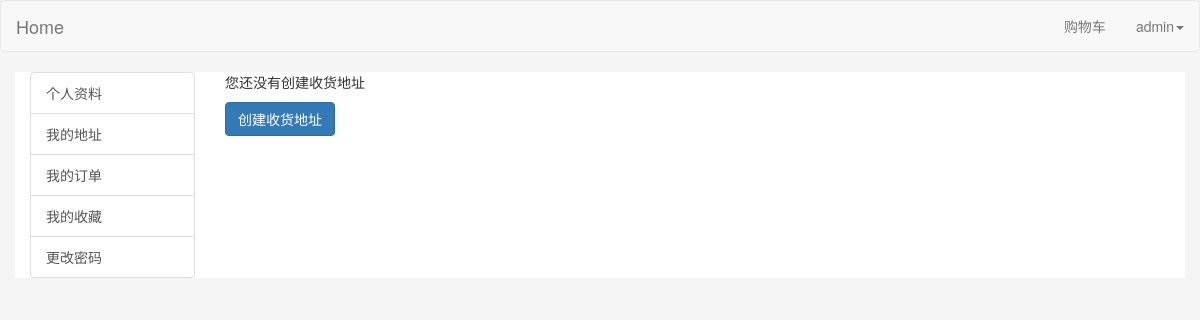
The app's page /accounts/show_address/ (signed in), older data.
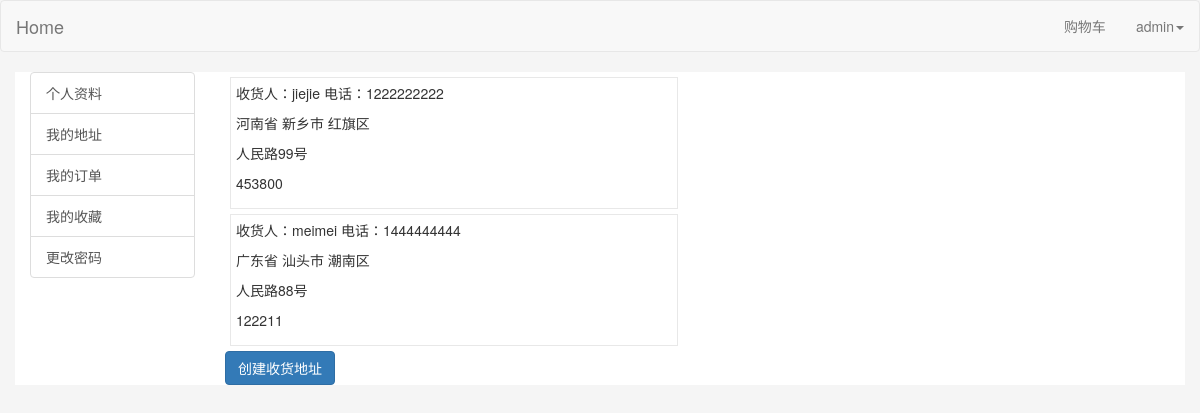
The same page, newer data.
### accounts/models.py (models this page shows, shortened)
class UserAddress(models.Model):
    user = models.ForeignKey(User)
    receiver_name = models.CharField(max_length=20, verbose_name='收货人姓名')
    receiver_phone = models.CharField(max_length=20, verbose_name='收货人电话')
    province = models.CharField(max_length=20, verbose_name='省份')
    city = models.CharField(max_length=20, verbose_name='城市')
    area = models.CharField(max_length=20, verbose_name='地区')
    detail_addr = models.TextField(verbose_name='详细地址')
    post_code = models.CharField(max_length=10, verbose_name='邮编')

### accounts/views.py (the view)
@login_required
def show_address(request):
    addresses = UserAddress.objects.filter(user=request.user)
    return render(request, 'accounts/show_address.html', locals())

### templates/accounts/show_address.html (shortened to what this page needs)
{% extends "accounts/accounts-base.html" %}
{% block account_content %}
    <div class="row">
        <div class="col-md-6" style="">
        {% if addresses %}
            {% for addr in addresses %}
            <div class="addr" style="border:1px solid #E8E8E8; padding: 5px; margin: 5px;">
                <p class="addr_recevier">收货人：{{ addr.receiver_name }}  电话：{{ addr.receiver_phone }}</p>
                <p class="addr_pca">{{ addr.province }} {{ addr.city }} {{ addr.area }}</p>
                <p class="detail_addr">{{ addr.detail_addr }}</p>
                <p class="post_code">{{ addr.post_code }}</p>
            </div>
            {% endfor %}
        {% else %}
            <div><p>您还没有创建收货地址</p></div>
        {% endif %}
            <div>
            <a class="btn btn-primary" href="{% url 'add_address' %}">创建收货地址</a>
            </div>
        </div>
    </div>
{% endblock %}

### templates/accounts/accounts-base.html (shortened to what this page needs)
{% extends "base.html" %}
{% block page_content %}
<div class="container">
<div class="row" >
    <div class="col-md-2">
        <a href="{% url 'show_profile' %}" class="list-group-item">个人资料</a>
        <a href="{% url 'show_address' %}" class="list-group-item">我的地址</a>
        <a href="#" class="list-group-item">我的订单</a>
        <a href="#" class="list-group-item">我的收藏</a>
        <a href="{% url 'my_change_password' %}" class="list-group-item">更改密码</a>
    </div>
    <div class="col-md-10">
        {% block account_content %}
        {% endblock %}
    </div>
</div>
</div>
{% endblock %}

### templates/base.html (shortened to what this page needs)
<!DOCTYPE html>
<html lang="en">
{% load static %}
{% load bootstrap3 %}
{% block head %}
<head>
    <link href="{% static 'css/bootstrap.min.css' %}" rel="stylesheet">
	<link rel="stylesheet" href="{% static 'css/common.css' %}" type="text/css" />
</head>
{% endblock %}
<body style="background-color:#f5f5f5">
    {% block navbar %}
    <div style="">
			<nav class="navbar navbar-default" role="navigation">
				<div class="navbar-header">
					<a class="navbar-brand" href="/">Home</a>
				</div>
				<div class="collapse navbar-collapse" id="bs-example-navbar-collapse-1">
					<ul class="nav navbar-nav navbar-right">
						<li>
							 <a href="{% url 'show_cart' %}">购物车</a>
						</li>
						{% if user.is_authenticated %}
						<li class="dropdown">
							 <a href="#" class="dropdown-toggle" data-toggle="dropdown">
							 {{ user.username }}<strong class="caret"></strong></a>
						</li>
						{% endif %}
					</ul>
				</div>
			</nav>
			</div>
    {% endblock %}
{% block content %}
{%block page_content %}{% endblock %}
{% endblock %}
</body>
</html>

### static/css/common.css (style rules this page uses)
.container { background-color: white; }

Row changes from the older to the newer data that the page shows:
added UserAddress: receiver_name "jiejie", receiver_phone "1222222222", province "河南省", city "新乡市", area "红旗区", detail_addr "人民路99号", post_code "453800"
added UserAddress: receiver_name "meimei", receiver_phone "1444444444", province "广东省", city "汕头市", area "潮南区", detail_addr "人民路88号", post_code "122211"
Text that changed along with them:
text no longer shown: "您还没有创建收货地址"
